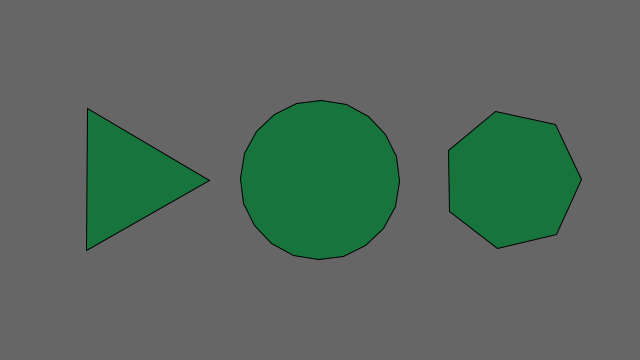
Frame 1 (no input)
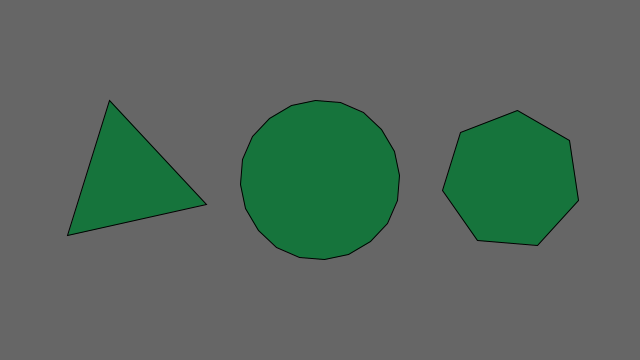
Frame 60 (the mouse pressed at the canvas centre just before this capture)
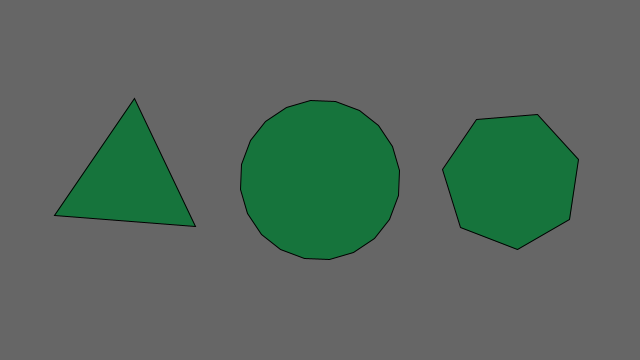
Frame 120 (the mouse held since frame 60 and released just before this capture)

The Processing sketch that drew these frames (run headless with seeded random() and noise(); from frame 60 on, the mouse is pressed at the canvas centre):

// Processing sketch: test
// ── test.pde
void setup() {
  size(640, 360);
  // smooth() ;
  // noSmooth();
  // noStroke();
  // noFill();
  
  fill(#16743C);
  
}

void draw() {
  background(102);
  
  pushMatrix();
  translate(width*0.2, height*0.5);
  rotate(frameCount / 200.0);
  polygon(0, 0, 82, 3); 
  popMatrix();
  
  pushMatrix();
  translate(width*0.5, height*0.5);
  rotate(frameCount / 50.0);
  polygon(0, 0, 80, 20); 
  popMatrix();
  
  pushMatrix();
  translate(width*0.8, height*0.5);
  rotate(frameCount / -100.0);
  polygon(0, 0, 70, 7); 
  popMatrix();
  
}

void polygon(float x, float y, float radius, int npoints) {
  float angle = TWO_PI / npoints;
  beginShape();
  for (float a = 0; a < TWO_PI; a += angle) {
    float sx = x + cos(a) * radius;
    float sy = y + sin(a) * radius;
    vertex(sx, sy);
  }
  endShape(CLOSE);
}
